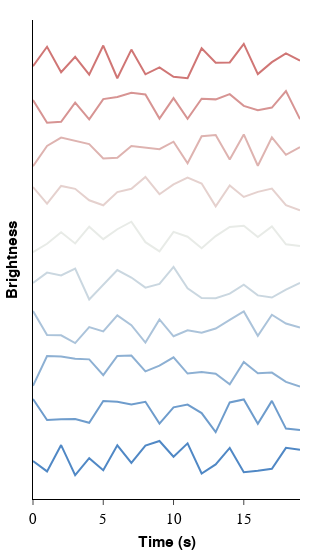

Notebook code cell kept with this figure:
### Markdown cell above
# 3. Multiple line plot with `plotly`

### Code cell
gradient = apc.Gradient(
    name="aegean_to_dragon",
    colors=colors,
).to_plotly_colorscale()

fig = go.Figure()

for i, line in enumerate(lines):
    fig.add_trace(
        go.Scatter(
            x=list(range(len(line))),
            y=line + (i * 1.25),
            mode="lines",
            name=f"line_{i}",
            line=dict(color=gradient[i * 25][1]),
        )
    )

fig.update_layout(
    xaxis=dict(title="Time (s)"),
    yaxis=dict(title="Brightness", ticks="", showticklabels=False),
    showlegend=False,
)

apc.plotly.set_xticklabel_monospaced(fig)
apc.plotly.set_figure_width(fig, "float_square")

fig.show()

### Figure 1 — Plotly figure (JSON) as saved in the notebook; plotly's stock layout.template omitted (floating-point values rounded to 4 significant figures)
{"data": [{"line": {"color": "#5088c5"}, "mode": "lines", "name": "line_0", "type": "scatter", "x": [0, 1, 2, 3, 4, 5, 6, 7, 8, 9, 10, 11, 12, 13, 14, 15, 16, 17, 18, 19], "y": [0.4305, 0.1372, 0.8835, 0.03444, 0.5118, 0.1723, 0.8747, 0.3765, 0.869, 0.9987, 0.5535, 0.9308, 0.0781, 0.3351, 0.8011, 0.1137, 0.1564, 0.2107, 0.8044, 0.7488]}, {"line": {"color": "#6e9ccc"}, "mode": "lines", "name": "line_1", "type": "scatter", "x": [0, 1, 2, 3, 4, 5, 6, 7, 8, 9, 10, 11, 12, 13, 14, 15, 16, 17, 18, 19], "y": [2.187, 1.591, 1.616, 1.619, 1.512, 2.131, 2.112, 2.029, 2.107, 1.489, 1.951, 2.029, 1.788, 1.25, 2.09, 2.175, 1.489, 2.134, 1.349, 1.306]}, {"line": {"color": "#8db0d3"}, "mode": "lines", "name": "line_2", "type": "scatter", "x": [0, 1, 2, 3, 4, 5, 6, 7, 8, 9, 10, 11, 12, 13, 14, 15, 16, 17, 18, 19], "y": [2.561, 3.403, 3.392, 3.327, 3.31, 2.865, 3.405, 3.416, 2.969, 3.133, 3.368, 2.908, 2.953, 2.905, 2.604, 3.235, 2.916, 2.934, 2.673, 2.537]}, {"line": {"color": "#abc3da"}, "mode": "lines", "name": "line_3", "type": "scatter", "x": [0, 1, 2, 3, 4, 5, 6, 7, 8, 9, 10, 11, 12, 13, 14, 15, 16, 17, 18, 19], "y": [4.676, 4.0, 3.992, 3.771, 4.221, 4.099, 4.553, 4.277, 3.784, 4.439, 3.963, 4.132, 4.061, 4.181, 4.426, 4.665, 3.978, 4.572, 4.324, 4.209]}, {"line": {"color": "#cad7e0"}, "mode": "lines", "name": "line_4", "type": "scatter", "x": [0, 1, 2, 3, 4, 5, 6, 7, 8, 9, 10, 11, 12, 13, 14, 15, 16, 17, 18, 19], "y": [5.473, 5.765, 5.685, 5.88, 5.006, 5.42, 5.838, 5.626, 5.34, 5.446, 5.929, 5.323, 5.043, 5.039, 5.168, 5.423, 5.121, 5.059, 5.285, 5.477]}, {"line": {"color": "#e8ebe7"}, "mode": "lines", "name": "line_5", "type": "scatter", "x": [0, 1, 2, 3, 4, 5, 6, 7, 8, 9, 10, 11, 12, 13, 14, 15, 16, 17, 18, 19], "y": [6.342, 6.582, 6.908, 6.59, 7.066, 6.712, 6.994, 7.206, 6.627, 6.369, 6.919, 6.782, 6.454, 6.8, 7.059, 7.09, 6.775, 7.074, 6.566, 6.521]}, {"line": {"color": "#e5d1ce"}, "mode": "lines", "name": "line_6", "type": "scatter", "x": [0, 1, 2, 3, 4, 5, 6, 7, 8, 9, 10, 11, 12, 13, 14, 15, 16, 17, 18, 19], "y": [8.188, 7.717, 8.22, 8.137, 7.812, 7.671, 8.046, 8.138, 8.476, 7.985, 8.264, 8.455, 8.287, 7.641, 8.236, 7.907, 8.051, 8.147, 7.674, 7.531]}, {"line": {"color": "#deb3b0"}, "mode": "lines", "name": "line_7", "type": "scatter", "x": [0, 1, 2, 3, 4, 5, 6, 7, 8, 9, 10, 11, 12, 13, 14, 15, 16, 17, 18, 19], "y": [8.779, 9.35, 9.587, 9.503, 9.403, 8.998, 9.016, 9.35, 9.296, 9.26, 9.471, 8.86, 9.626, 9.659, 8.965, 9.677, 8.79, 9.595, 9.1, 9.319]}, {"line": {"color": "#d79493"}, "mode": "lines", "name": "line_8", "type": "scatter", "x": [0, 1, 2, 3, 4, 5, 6, 7, 8, 9, 10, 11, 12, 13, 14, 15, 16, 17, 18, 19], "y": [10.65, 10.01, 10.04, 10.58, 10.1, 10.68, 10.74, 10.86, 10.81, 10.13, 10.71, 10.12, 10.69, 10.67, 10.82, 10.49, 10.36, 10.44, 10.9, 10.11]}, {"line": {"color": "#d07675"}, "mode": "lines", "name": "line_9", "type": "scatter", "x": [0, 1, 2, 3, 4, 5, 6, 7, 8, 9, 10, 11, 12, 13, 14, 15, 16, 17, 18, 19], "y": [11.61, 12.16, 11.44, 11.87, 11.37, 12.19, 11.27, 12.08, 11.38, 11.58, 11.31, 11.27, 12.12, 11.71, 11.72, 12.24, 11.39, 11.72, 11.97, 11.77]}], "layout": {"showlegend": false, "width": 310, "xaxis": {"tickfont": {"family": "SuisseIntlMono", "size": 14.5}, "title": {"text": "Time (s)"}}, "yaxis": {"showticklabels": false, "ticks": "", "title": {"text": "Brightness"}}}}
